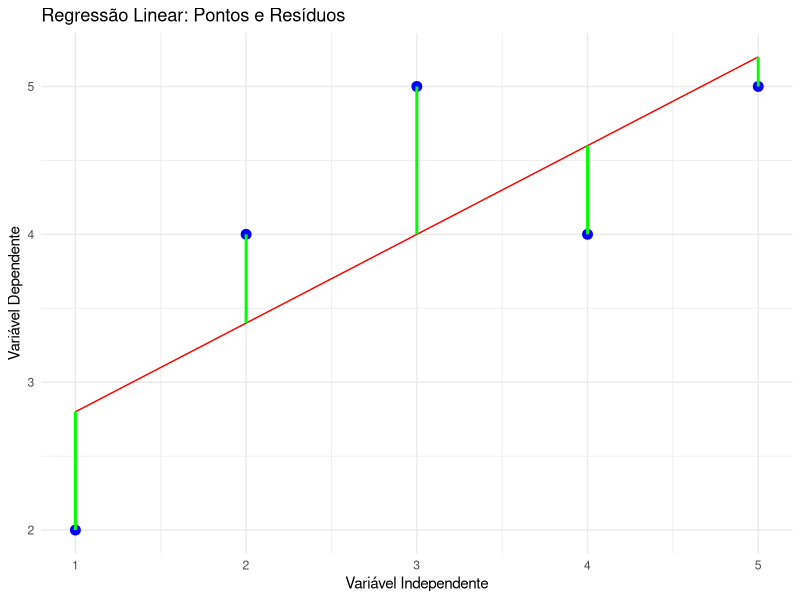
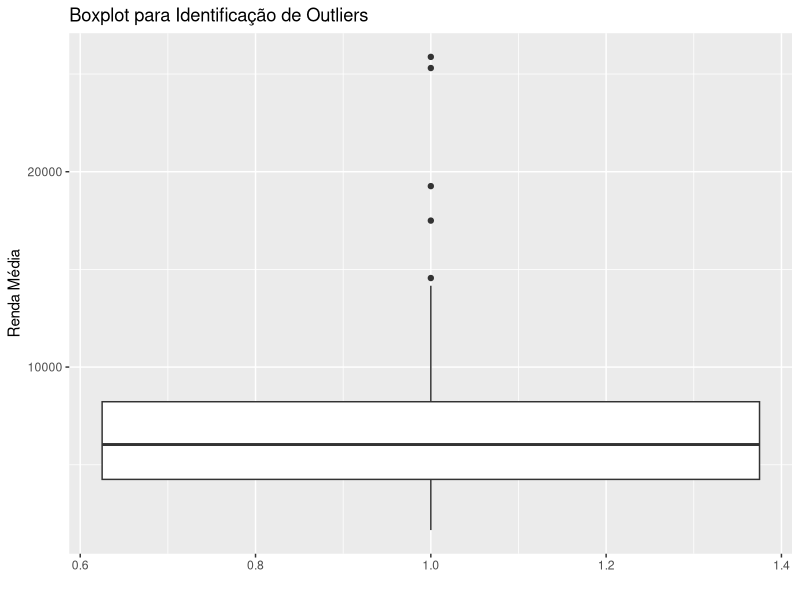
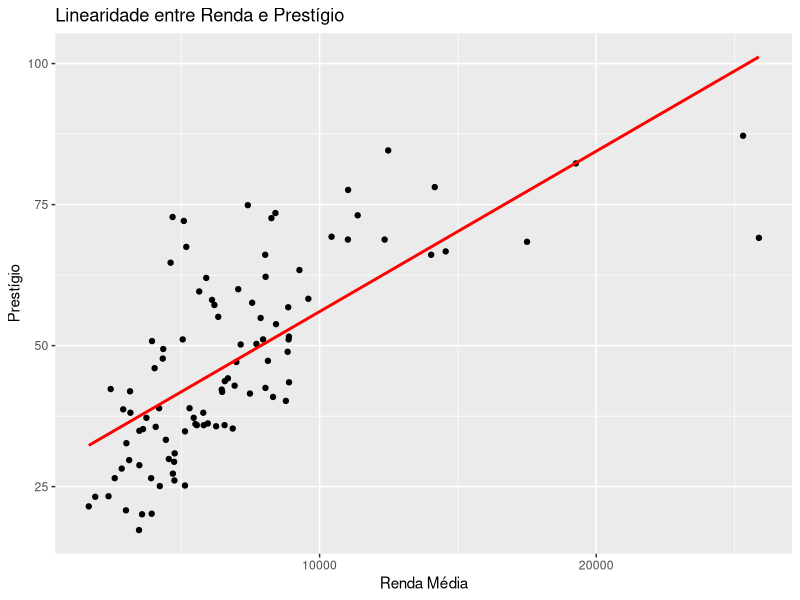
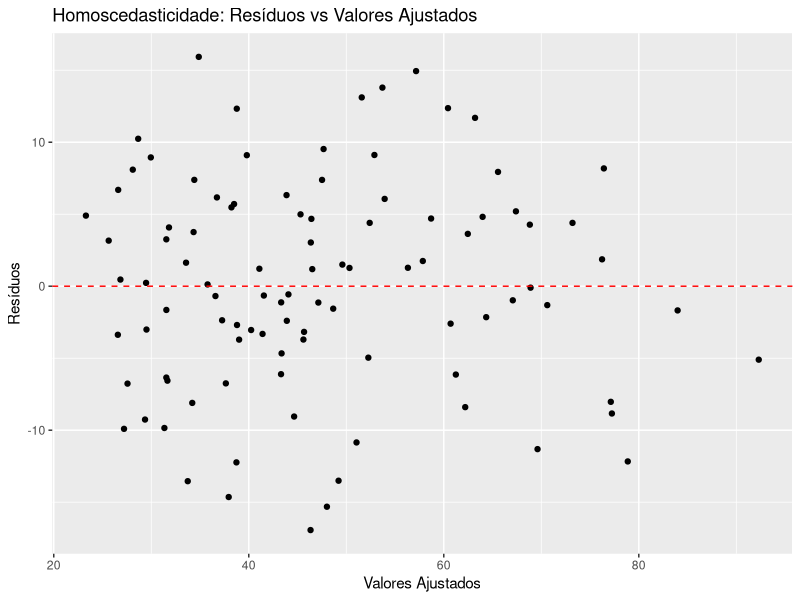
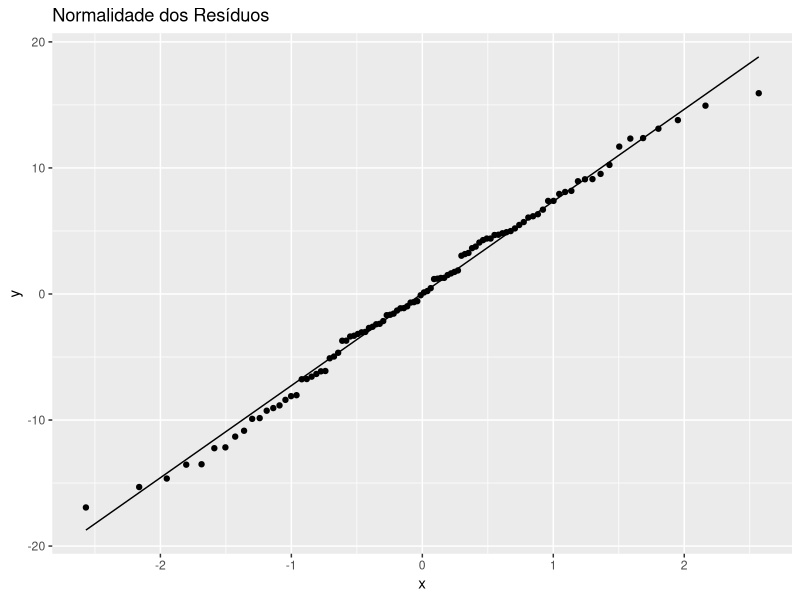
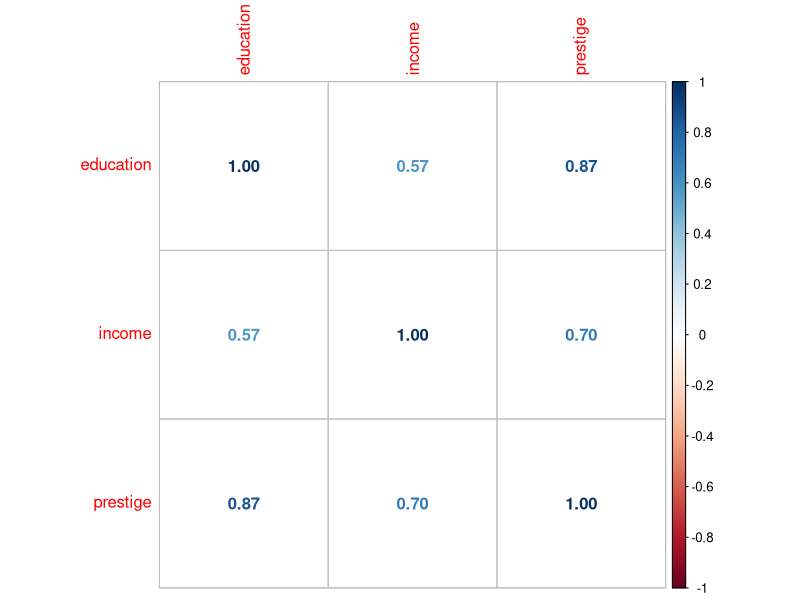

These charts were generated, in order, by the following R code:
## ---- chunk 1
# Carregar pacotes necessários
library(ggplot2)

# Criar um conjunto de dados exemplo
data <- data.frame(
  x = c(1, 2, 3, 4, 5),
  y = c(2, 4, 5, 4, 5)
)

# Ajustar um modelo de regressão
modelo <- lm(y ~ x, data = data)
data$y_pred <- predict(modelo)
data$residual <- data$y - data$y_pred

# Criar o gráfico
ggplot(data, aes(x = x, y = y)) +
  geom_point(size = 3, color = "blue") +
  geom_line(aes(y = y_pred), color = "red") +
  geom_segment(aes(xend = x, yend = y_pred), color = "green", size = 1) +
  labs(
    title = "Regressão Linear: Pontos e Resíduos",
    x = "Variável Independente",
    y = "Variável Dependente"
  ) +
  theme_minimal()
## ---- chunk 2
library(dplyr)
library(tidyr)
library(carData)

  # Verificar dados ausentes
  sum(is.na(Prestige))

  # Remover linhas com dados ausentes
  Prestige <- Prestige %>% drop_na()
## ---- chunk 3
# Identificar outliers com box-plot
  library(ggplot2)
  ggplot(Prestige, aes(x = 1, y = income)) +
    geom_boxplot() +
    labs(title = "Boxplot para Identificação de Outliers",
         x = "",
         y = "Renda Média")

# Remover outliers usando 3 desvios-padrão
  Prestige2 <- Prestige %>%
    filter(abs(scale(income)) <= 3, abs(scale(education)) <= 3, abs(scale(prestige)) <= 3)
## ---- chunk 4
library(pwr)
# Teste a priori para detectar tamanho de amostra necessário
  pwr.f2.test(u = 2, v = NULL, f2 = 0.15, sig.level = 0.05, power = 0.80)
# Pós-hoc com amostra real
  n <- nrow(Prestige2)
  pwr.f2.test(u = 2, v = n - 3, f2 = 0.15, sig.level = 0.05)
## ---- chunk 5
library(ggplot2)
library(dplyr)

  # Carregar a base de dados
  data("Prestige", package = "carData")

  # Gráfico de dispersão para income e prestige
  ggplot(Prestige, aes(x = income, y = prestige)) +
    geom_point() +
    geom_smooth(method = "lm", se = FALSE, color = "red") +
    labs(title = "Linearidade entre Renda e Prestígio",
         x = "Renda Média",
         y = "Prestígio")
## ---- chunk 6
# Ajustar modelo
  modelo <- lm(prestige ~ income + education, data = Prestige)
  
# Teste de Durbin-Watson
library(car)
durbinWatsonTest(modelo)
## ---- chunk 7
# Gráfico de resíduos vs valores ajustados
  ggplot(data.frame(residuals = residuals(modelo), fitted = fitted(modelo)),
         aes(x = fitted, y = residuals)) +
    geom_point() +
    geom_hline(yintercept = 0, color = "red", linetype = "dashed") +
    labs(title = "Homoscedasticidade: Resíduos vs Valores Ajustados",
         x = "Valores Ajustados",
         y = "Resíduos")
## ---- chunk 8
# Gráfico Q-Q
  ggplot(data.frame(residuals = residuals(modelo)), aes(sample = residuals)) +
    stat_qq() +
    stat_qq_line() +
    labs(title = "Normalidade dos Resíduos")
## ---- chunk 9
# Fator de Inflação da Variância (VIF)
  library(car)
  vif(modelo)
## ---- chunk 10
summary(carData::Prestige[ ,1:4])
head(carData::Prestige, 8)
## ---- chunk 11
library(corrplot)
corr <- Prestige %>%
  select("education", "income", "prestige")
C = cor(corr)
corrplot(C, method = 'number')
## ---- chunk 12
modelo <- lm(prestige ~ income + education, data = Prestige)
summary(modelo)
